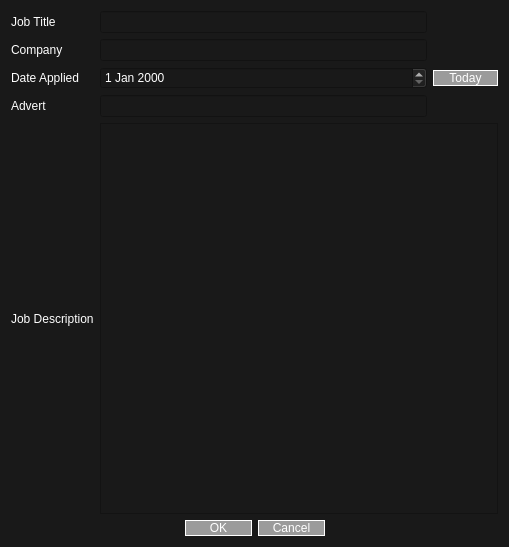
<?xml version="1.0" encoding="UTF-8"?>
<ui version="4.0">
 <class>NewAppDialog</class>
 <widget class="QDialog" name="NewAppDialog">
  <property name="geometry">
   <rect>
    <x>0</x>
    <y>0</y>
    <width>509</width>
    <height>547</height>
   </rect>
  </property>
  <property name="minimumSize">
   <size>
    <width>509</width>
    <height>547</height>
   </size>
  </property>
  <property name="windowTitle">
   <string>New Application</string>
  </property>
  <property name="styleSheet">
   <string notr="true">background-color : rgb(25,25,25);
color :  rgb(255,255,255)</string>
  </property>
  <layout class="QGridLayout" name="gridLayout">
   <item row="1" column="0">
    <layout class="QGridLayout" name="gridLayout_2">
     <item row="3" column="0">
      <widget class="QLabel" name="lAdLink">
       <property name="text">
        <string>Advert</string>
       </property>
       <property name="buddy">
        <cstring>AdvertLink</cstring>
       </property>
      </widget>
     </item>
     <item row="4" column="0">
      <widget class="QLabel" name="lDescription">
       <property name="text">
        <string>Job Description</string>
       </property>
       <property name="buddy">
        <cstring>plainTextEdit</cstring>
       </property>
      </widget>
     </item>
     <item row="2" column="1">
      <widget class="QDateEdit" name="ApplicationDate"/>
     </item>
     <item row="1" column="0">
      <widget class="QLabel" name="lCompany">
       <property name="text">
        <string>Company</string>
       </property>
       <property name="buddy">
        <cstring>CompanyName</cstring>
       </property>
      </widget>
     </item>
     <item row="0" column="0">
      <widget class="QLabel" name="lTitle">
       <property name="text">
        <string>Job Title</string>
       </property>
       <property name="buddy">
        <cstring>JobTitle</cstring>
       </property>
      </widget>
     </item>
     <item row="2" column="0">
      <widget class="QLabel" name="lAppDate">
       <property name="text">
        <string>Date Applied</string>
       </property>
       <property name="buddy">
        <cstring>ApplicationDate</cstring>
       </property>
      </widget>
     </item>
     <item row="2" column="2">
      <widget class="QPushButton" name="TodayButton">
       <property name="sizePolicy">
        <sizepolicy hsizetype="Fixed" vsizetype="Fixed">
         <horstretch>0</horstretch>
         <verstretch>0</verstretch>
        </sizepolicy>
       </property>
       <property name="minimumSize">
        <size>
         <width>65</width>
         <height>0</height>
        </size>
       </property>
       <property name="layoutDirection">
        <enum>Qt::LeftToRight</enum>
       </property>
       <property name="autoFillBackground">
        <bool>false</bool>
       </property>
       <property name="styleSheet">
        <string notr="true">background-color: rgb(155,155,155);
border:1px solid rgb(255,255,255)</string>
       </property>
       <property name="text">
        <string>Today</string>
       </property>
       <property name="default">
        <bool>false</bool>
       </property>
       <property name="flat">
        <bool>false</bool>
       </property>
      </widget>
     </item>
     <item row="1" column="1">
      <widget class="QLineEdit" name="CompanyName"/>
     </item>
     <item row="3" column="1">
      <widget class="QLineEdit" name="AdvertLink"/>
     </item>
     <item row="4" column="1" colspan="2">
      <widget class="QPlainTextEdit" name="plainTextEdit"/>
     </item>
     <item row="0" column="1">
      <widget class="QLineEdit" name="JobTitle"/>
     </item>
    </layout>
   </item>
   <item row="2" column="0">
    <widget class="QDialogButtonBox" name="buttonBox">
     <property name="enabled">
      <bool>true</bool>
     </property>
     <property name="styleSheet">
      <string notr="true">min-width : 65px;
background-color: rgb(155,155,155);
border:1px solid rgb(255,255,255)</string>
     </property>
     <property name="orientation">
      <enum>Qt::Horizontal</enum>
     </property>
     <property name="standardButtons">
      <set>QDialogButtonBox::Cancel|QDialogButtonBox::Ok</set>
     </property>
     <property name="centerButtons">
      <bool>true</bool>
     </property>
    </widget>
   </item>
  </layout>
 </widget>
 <tabstops>
  <tabstop>JobTitle</tabstop>
  <tabstop>CompanyName</tabstop>
  <tabstop>ApplicationDate</tabstop>
  <tabstop>TodayButton</tabstop>
  <tabstop>AdvertLink</tabstop>
  <tabstop>plainTextEdit</tabstop>
 </tabstops>
 <resources/>
 <connections>
  <connection>
   <sender>buttonBox</sender>
   <signal>rejected()</signal>
   <receiver>NewAppDialog</receiver>
   <slot>reject()</slot>
   <hints>
    <hint type="sourcelabel">
     <x>316</x>
     <y>260</y>
    </hint>
    <hint type="destinationlabel">
     <x>286</x>
     <y>274</y>
    </hint>
   </hints>
  </connection>
  <connection>
   <sender>buttonBox</sender>
   <signal>accepted()</signal>
   <receiver>NewAppDialog</receiver>
   <slot>accept()</slot>
   <hints>
    <hint type="sourcelabel">
     <x>248</x>
     <y>254</y>
    </hint>
    <hint type="destinationlabel">
     <x>157</x>
     <y>274</y>
    </hint>
   </hints>
  </connection>
 </connections>
</ui>
